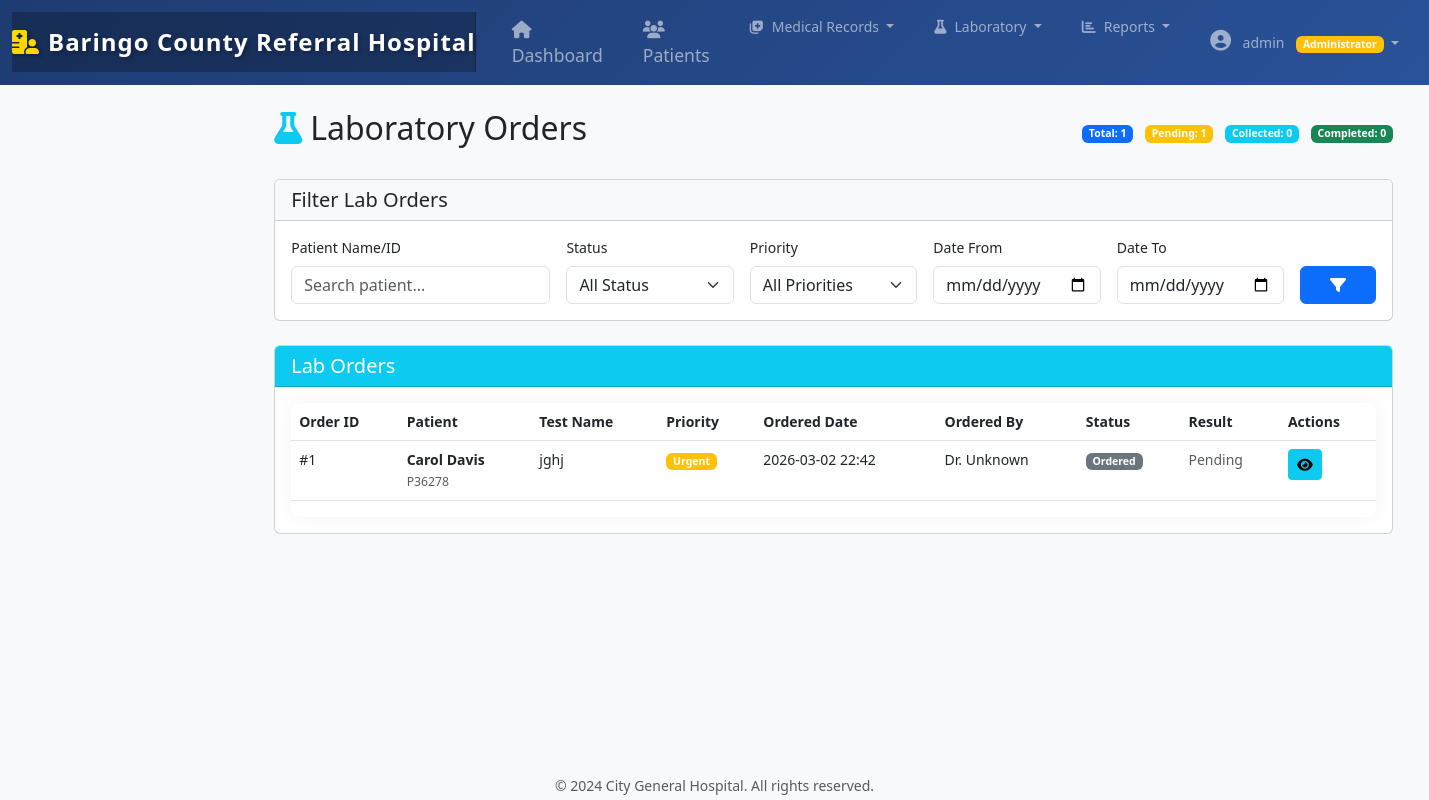
Page /records/lab-orders/ (signed in) on the earlier database version.
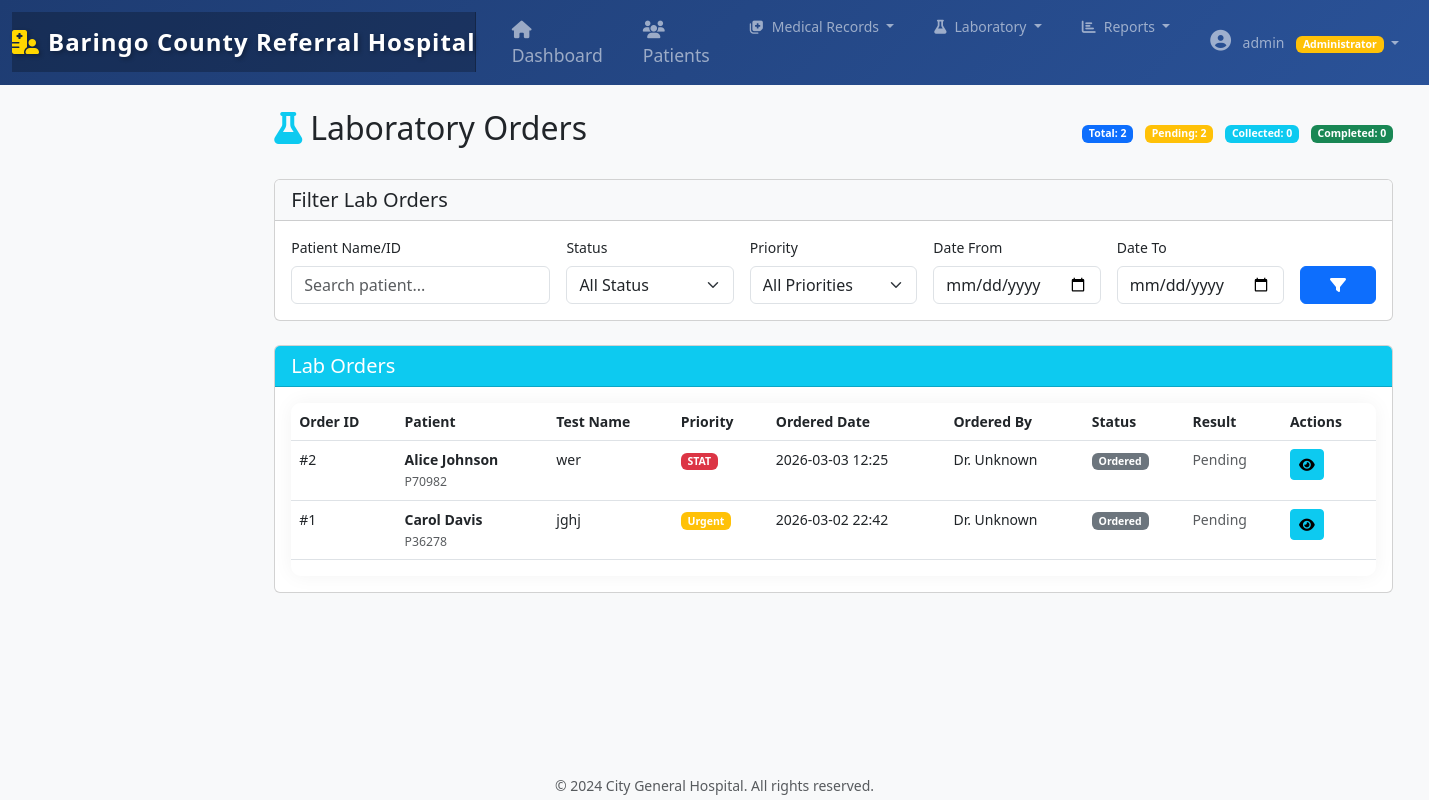
Same page on the later database version.
### hospital_records/apps/records/models.py (models this page shows, shortened)
class LabOrder(models.Model):
    LAB_STATUS = (
        ('ordered', 'Ordered'),
        ('collected', 'Sample Collected'),
        ('in_progress', 'In Progress'),
        ('completed', 'Completed'),
        ('cancelled', 'Cancelled'),
    )
    LAB_PRIORITY = (
        ('routine', 'Routine'),
        ('urgent', 'Urgent'),
        ('stat', 'STAT'),
    )
    medical_record = models.ForeignKey(MedicalRecord, on_delete=models.CASCADE, related_name='lab_orders')
    test_name = models.CharField(max_length=200)
    test_code = models.CharField(max_length=50, blank=True)  # ✅ Added blank=True
    priority = models.CharField(max_length=20, choices=LAB_PRIORITY, default='routine')
    status = models.CharField(max_length=20, choices=LAB_STATUS, default='ordered')
    ordered_by = models.ForeignKey(User, on_delete=models.SET_NULL, null=True, related_name='lab_orders')
    ordered_date = models.DateTimeField(auto_now_add=True)
    collected_date = models.DateTimeField(null=True, blank=True)
    collected_by = models.ForeignKey(User, on_delete=models.SET_NULL, null=True, blank=True, related_name='collected_samples')
    specimen_type = models.CharField(max_length=100, blank=True)
    clinical_notes = models.TextField(blank=True)

class MedicalRecord(models.Model):
    RECORD_TYPES = (
        ('consultation', 'Consultation'),
        ('follow_up', 'Follow Up'),
        ('emergency', 'Emergency'),
        ('routine_check', 'Routine Check'),
        ('pre_surgery', 'Pre-Surgery'),
        ('post_surgery', 'Post-Surgery'),
    )
    record_number = models.CharField(max_length=20, unique=True)
    patient = models.ForeignKey(Patient, on_delete=models.CASCADE, related_name='medical_records')
    doctor = models.ForeignKey(User, on_delete=models.SET_NULL, null=True, related_name='medical_records')
    record_type = models.CharField(max_length=20, choices=RECORD_TYPES)
    visit_date = models.DateTimeField(auto_now_add=True)
    chief_complaint = models.TextField()
    history_of_present_illness = models.TextField()
    review_of_systems = models.TextField(blank=True)
    physical_exam = models.TextField(blank=True)
    assessment = models.TextField()
    plan = models.TextField()
    follow_up_date = models.DateField(null=True, blank=True)
    follow_up_instructions = models.TextField(blank=True)
    is_active = models.BooleanField(default=True)
    created_at = models.DateTimeField(auto_now_add=True)
    updated_at = models.DateTimeField(auto_now=True)
    class Meta:
        ordering = ['-visit_date']

### hospital_records/apps/patients/models.py (models this page shows, shortened)
class Patient(models.Model):
    GENDER_CHOICES = (
        ('M', 'Male'),
        ('F', 'Female'),
        ('O', 'Other'),
    )
    BLOOD_GROUP_CHOICES = (
        ('A+', 'A+'),
        ('A-', 'A-'),
        ('B+', 'B+'),
        ('B-', 'B-'),
        ('AB+', 'AB+'),
        ('AB-', 'AB-'),
        ('O+', 'O+'),
        ('O-', 'O-'),
    )
    MARITAL_STATUS = (
        ('single', 'Single'),
        ('married', 'Married'),
        ('divorced', 'Divorced'),
        ('widowed', 'Widowed'),
    )
    phone_regex = RegexValidator(
    regex=r'^[\d\+\-\(\)\s]+$',  # Allows digits, +, -, (), and spaces
    message="Enter a valid phone number (digits, +, -, parentheses, and spaces allowed)."
)
    patient_id = models.CharField(
        max_length=20,
        unique=True,
        editable=False,
        help_text="Auto-generated patient ID"
    )
    first_name = models.CharField(max_length=100, verbose_name="First Name")
    last_name = models.CharField(max_length=100, verbose_name="Last Name")
    date_of_birth = models.DateField(
        verbose_name="Date of Birth",
        help_text="Format: YYYY-MM-DD"
    )
    gender = models.CharField(
        max_length=1,
        choices=GENDER_CHOICES,
        verbose_name="Gender"
    )
    blood_group = models.CharField(
        max_length=3,
        choices=BLOOD_GROUP_CHOICES,
        verbose_name="Blood Group"
    )
    marital_status = models.CharField(
        max_length=10,
        choices=MARITAL_STATUS,
        default='single',
        verbose_name="Marital Status"
    )
    phone_number = models.CharField(
        max_length=15,
        validators=[phone_regex],
        verbose_name="Phone Number",
        help_text="Format: +1234567890"
    )
    email = models.EmailField(
        blank=True,
        null=True,
        validators=[EmailValidator()],
        verbose_name="Email Address"
    )
    address = models.TextField(verbose_name="Address")
    city = models.CharField(max_length=100, verbose_name="City")
    state = models.CharField(max_length=100, verbose_name="State")
    zip_code = models.CharField(
        max_length=10,
        verbose_name="ZIP Code"
    )
    emergency_contact_name = models.CharField(
        max_length=200,
        verbose_name="Emergency Contact Name"
    )
    emergency_contact_phone = models.CharField(
        max_length=15,
        validators=[phone_regex],
        verbose_name="Emergency Contact Phone"
    )
    emergency_contact_relation = models.CharField(
        max_length=50,
        verbose_name="Relation to Patient"
    )
    primary_physician = models.ForeignKey(
        User,
        on_delete=models.SET_NULL,
        null=True,
        related_name='patients',
        verbose_name="Primary Physician"
    )
    allergies = models.TextField(
        blank=True,
        verbose_name="Allergies",
        help_text="List any known allergies"
    )
    chronic_conditions = models.TextField(
        blank=True,
        verbose_name="Chronic Conditions",
        help_text="List any chronic medical conditions"
    )
    current_medications = models.TextField(
        blank=True,
        verbose_name="Current Medications",
        help_text="List current medications and dosages"
    )
    insurance_provider = models.CharField(
        max_length=200,
        blank=True,
        verbose_name="Insurance Provider"
    )
    insurance_policy_number = models.CharField(
        max_length=50,
        blank=True,
        verbose_name="Policy Number"
    )
    insurance_group_number = models.CharField(
        max_length=50,
        blank=True,
        verbose_name="Group Number"
    )
    STATUS_CHOICES = (
        ('active', 'Active'),
        ('discharged', 'Discharged'),
        ('transferred', 'Transferred'),
        ('deceased', 'Deceased'),
    )
    status = models.CharField(
        max_length=20,
        choices=STATUS_CHOICES,
        default='active',
        verbose_name="Patient Status"
    )
    registration_date = models.DateTimeField(
        auto_now_add=True,
        verbose_name="Registration Date"
    )
    last_visit = models.DateField(
        null=True,
        blank=True,
        verbose_name="Last Visit Date"
    )
    updated_at = models.DateTimeField(
        auto_now=True,
        verbose_name="Last Updated"
    )
    registered_by = models.ForeignKey(
        User,
        on_delete=models.SET_NULL,
        null=True,
        related_name='registered_patients',
        verbose_name="Registered By"
    )
    class Meta:
        ordering = ['-registration_date']
        verbose_name = "Patient"
        verbose_name_plural = "Patients"
        indexes = [
            models.Index(fields=['patient_id']),
            models.Index(fields=['last_name', 'first_name']),
        ]
    def get_full_name(self):
        return f"{self.first_name} {self.last_name}"

### hospital_records/apps/records/views.py (the view)
# urls.py: path('lab-orders/', views.lab_orders_list, name='lab_orders_list'),
@login_required
@medical_staff_required
def lab_orders_list(request):
    user_type = request.user.profile.user_type
    status = request.GET.get('status', '')
    priority = request.GET.get('priority', '')
    patient_name = request.GET.get('patient', '')
    date_from = request.GET.get('date_from', '')
    date_to = request.GET.get('date_to', '')
    lab_orders = LabOrder.objects.select_related(
        'medical_record__patient',
        'ordered_by',
        'result'
    ).all().order_by('-ordered_date')
    if status:
        lab_orders = lab_orders.filter(status=status)
    if priority:
        lab_orders = lab_orders.filter(priority=priority)
    if patient_name:
        lab_orders = lab_orders.filter(
            Q(medical_record__patient__first_name__icontains=patient_name) |
            Q(medical_record__patient__last_name__icontains=patient_name) |
            Q(medical_record__patient__patient_id__icontains=patient_name)
        )
    if date_from:
        lab_orders = lab_orders.filter(ordered_date__date__gte=date_from)
    if date_to:
        lab_orders = lab_orders.filter(ordered_date__date__lte=date_to)
    total_orders = lab_orders.count()
    pending_orders = lab_orders.filter(status='ordered').count()
    collected_orders = lab_orders.filter(status='collected').count()
    completed_orders = lab_orders.filter(status='completed').count()
    context = {
        'lab_orders': lab_orders,
        'total_orders': total_orders,
        'pending_orders': pending_orders,
        'collected_orders': collected_orders,
        'completed_orders': completed_orders,
        'status': status,
        'priority': priority,
        'patient_name': patient_name,
        'date_from': date_from,
        'date_to': date_to,
        'user_type': user_type,
        'status_choices': LabOrder.LAB_STATUS,
        'priority_choices': LabOrder.LAB_PRIORITY,
    }
    return render(request, 'records/lab_orders_list.html', context)

### templates/records/lab_orders_list.html (shortened to what the changed rows need)
{% extends 'base.html' %}
{% block content %}
<div class="container-fluid py-4">
    <div class="d-flex justify-content-between align-items-center mb-4">
        <h2>
            <i class="fas fa-flask me-2 text-info"></i>Laboratory Orders
        </h2>
        <div>
            <span class="badge bg-primary me-2">Total: {{ total_orders }}</span>
            <span class="badge bg-warning me-2">Pending: {{ pending_orders }}</span>
            <span class="badge bg-info me-2">Collected: {{ collected_orders }}</span>
            <span class="badge bg-success">Completed: {{ completed_orders }}</span>
        </div>
    </div>
    <div class="card">
        <div class="card-body">
            <div class="table-responsive">
                <table class="table table-hover">
                    <thead>
                        <tr>
                            <th>Order ID</th>
                            <th>Patient</th>
                            <th>Test Name</th>
                            <th>Priority</th>
                            <th>Ordered Date</th>
                            <th>Ordered By</th>
                            <th>Status</th>
                            <th>Result</th>
                            <th>Actions</th>
                        </tr>
                    </thead>
                    <tbody>
                        {% for order in lab_orders %}
                        <tr>
                            <td>#{{ order.id }}</td>
                            <td>
                                <strong>{{ order.medical_record.patient.get_full_name }}</strong><br>
                                <small class="text-muted">{{ order.medical_record.patient.patient_id }}</small>
                            </td>
                            <td>{{ order.test_name }}</td>
                            <td>
                                <span class="badge {% if order.priority == 'stat' %}bg-danger{% elif order.priority == 'urgent' %}bg-warning{% else %}bg-info{% endif %}">
                                    {{ order.get_priority_display }}
                                </span>
                            </td>
                            <td>{{ order.ordered_date|date:"Y-m-d H:i" }}</td>
                            <td>Dr. {{ order.ordered_by.get_full_name|default:"Unknown" }}</td>
                            <td>
                                <span class="badge {% if order.status == 'completed' %}bg-success{% elif order.status == 'in_progress' %}bg-warning{% elif order.status == 'collected' %}bg-info{% elif order.status == 'cancelled' %}bg-danger{% else %}bg-secondary{% endif %}">
                                    {{ order.get_status_display }}
                                </span>
                            </td>
                            <td>
                                {% if order.result %}
                                    <span class="{% if order.result.is_abnormal %}text-danger fw-bold{% endif %}">
                                        {{ order.result.result_value }} {{ order.result.unit }}
                                        {% if order.result.is_abnormal %}
                                            <i class="fas fa-exclamation-triangle" title="Abnormal"></i>
                                        {% endif %}
                                    </span>
                                {% else %}
                                    <span class="text-muted">Pending</span>
                                {% endif %}
                            </td>
                            <td>
                                <div class="btn-group" role="group">
                                    <a href="{% url 'records:lab_detail' order.pk %}" class="btn btn-sm btn-info" title="View Details">
                                        <i class="fas fa-eye"></i>
                                    </a>
                                </div>
                            </td>
                        </tr>
                        {% endfor %}
                    </tbody>
                </table>
            </div>
        </div>
    </div>
</div>
{% endblock %}

Differences in the rows shown:
added LabOrder: id "2", medical_record.patient.get_full_name "Alice Johnson", medical_record.patient.patient_id "P70982", test_name "wer", priority "STAT", ordered_date "2026-03-03 12:25", ordered_by.get_full_name "Unknown", status "Ordered"
Other differences:
{{ total_orders }}: "1" → "2"
{{ pending_orders }}: "1" → "2"
